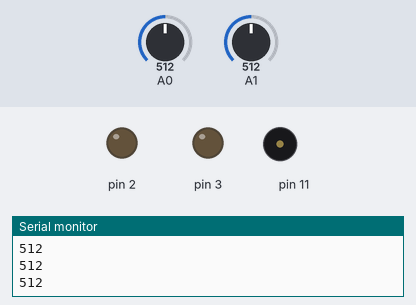
The sketch below on a simulated Arduino Uno, built with avr-gcc and run on an emulated ATmega328P. Parts: output pins drawn as LEDs (lit = HIGH), buzzer (waves = sounding), the last lines printed to the serial monitor. The inputs (shaded band) are chosen by the test bench; at power-on: A1 = 512, A0 = 512.

Above: at 1.7 s.
1.8 s: A1 set to 531
At 3.6 s:
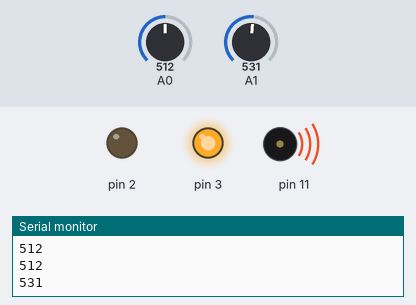
4.3 s: A1 set to 511
At 5.6 s:
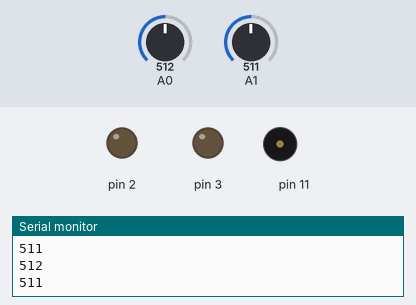
6.3 s: A0 set to 415
7.8 s: A0 set to 393
At 9.5 s:
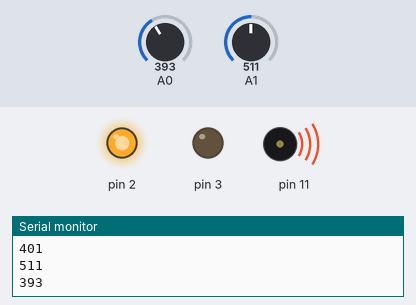
10.3 s: A0 set to 410
At 11.5 s:
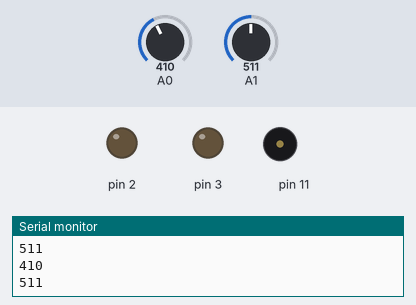
Timing chart, 0 to 13.3 s (numbered marks = the images above; inputs shaded):
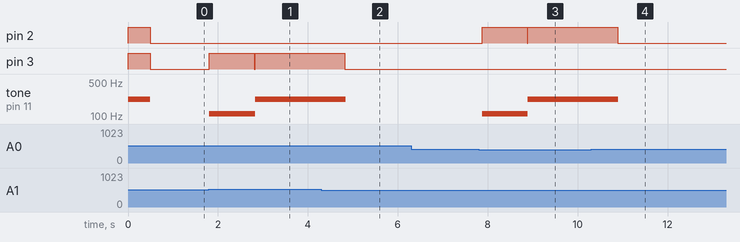

Measured:
- the behaviour switches between 520 and 521 on A1 (found by bisection; images 0 and 1)
- the behaviour switches between 400 and 399 on A0 (found by bisection; images 2 and 3)
- after the input at 1.8 s, pin 3: LOW → HIGH at once, → LOW 1.0 s later, → HIGH 0.01 s later; tone on pin 11: silent → 110 Hz at once, → 220 Hz 1.0 s later
- after the input at 4.3 s, pin 3: goes on until 4.8 s, then stays LOW; tone on pin 11: 220 Hz → silent after 0.54 s
- after the input at 7.8 s, pin 2: LOW → HIGH after 0.08 s, → LOW 1.0 s later, → HIGH 0.01 s later; tone on pin 11: silent → 110 Hz after 0.08 s, → 220 Hz 1.0 s later
- after the input at 10.3 s, pin 2: goes on until 10.9 s, then stays LOW; tone on pin 11: 220 Hz → silent after 0.61 s

The sketch:

fuentecorto.ino
```cpp
int espera = 1000;
int currentV = 0;

void setup() {
  // put your setup code here, to run once:
  Serial.begin(9600);
  pinMode(2, OUTPUT);
  digitalWrite(2, HIGH);
  pinMode(3, OUTPUT);
  digitalWrite(3, HIGH);
  tone(11, 220, 500);
  delay(500);
  digitalWrite(2, LOW);
  digitalWrite(3, LOW);
}

void loop() {
  // put your main code here, to run repeatedly:
  espera = 1000;
  currentV = lecturaFiltrada(A0);
  Serial.println(currentV);
  //return;
  if (currentV < 400) {
    delay(50);
    currentV = lecturaFiltrada(A0);
  }
  while (currentV < 400) {
    digitalWrite(2, HIGH);
    //Serial.println(currentV);
    tone(11, 110 * (espera / 1000));
    delay(espera);
    espera = espera * 2;
    digitalWrite(2, LOW);
    delay(5);
    currentV = lecturaFiltrada(A0);
  }
  noTone(11);
  currentV = lecturaFiltrada(A1);
  Serial.println(currentV);
  while (currentV > 520) {
    digitalWrite(3, HIGH);
    //Serial.println(currentV);
    tone(11, 110 * (espera / 1000));
    delay(espera);
    espera = espera * 2;
    digitalWrite(3, LOW);
    delay(5);
    currentV = lecturaFiltrada(A1);
  }
  noTone(11);
}

int lecturaFiltrada(int pin) {
  #define LECTURAS (5)
  int result = analogRead(pin);
  for (int i = 1; i < LECTURAS;i++) {
    delay(2);
    result += analogRead(pin);
  }
  return result / LECTURAS;
}
```
